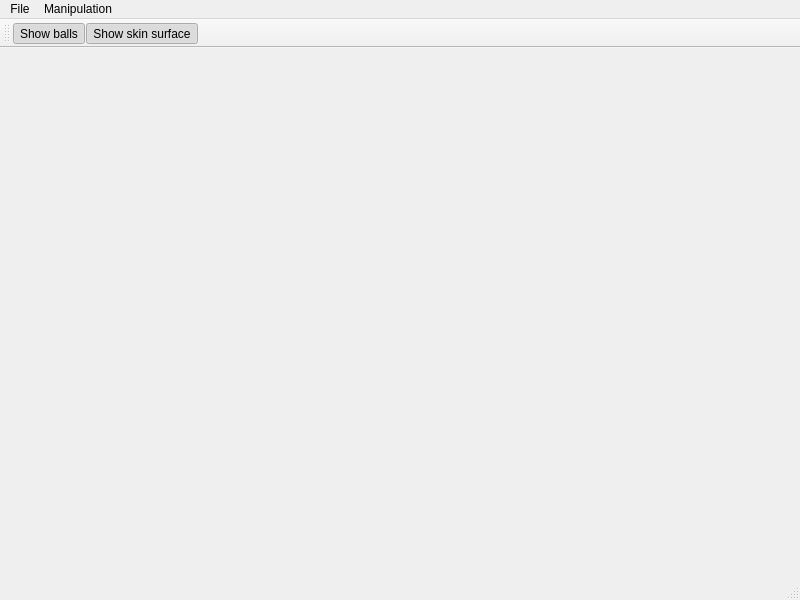
<?xml version="1.0" encoding="UTF-8"?>
<ui version="4.0">
 <class>MainWindow</class>
 <widget class="QMainWindow" name="MainWindow">
  <property name="geometry">
   <rect>
    <x>0</x>
    <y>0</y>
    <width>800</width>
    <height>600</height>
   </rect>
  </property>
  <property name="windowTitle">
   <string>MainWindow</string>
  </property>
  <widget class="OpenSceneGraphWidget" name="osg_main_widget"/>
  <widget class="QMenuBar" name="menubar">
   <property name="geometry">
    <rect>
     <x>0</x>
     <y>0</y>
     <width>800</width>
     <height>25</height>
    </rect>
   </property>
   <widget class="QMenu" name="menuFile">
    <property name="title">
     <string>File</string>
    </property>
    <addaction name="action_New"/>
    <addaction name="action_Open"/>
    <addaction name="separator"/>
    <addaction name="action_Print"/>
    <addaction name="separator"/>
    <addaction name="action_Quit"/>
   </widget>
   <widget class="QMenu" name="menuManipulation">
    <property name="title">
     <string>Manipulation</string>
    </property>
   </widget>
   <addaction name="menuFile"/>
   <addaction name="menuManipulation"/>
  </widget>
  <widget class="QStatusBar" name="statusbar"/>
  <widget class="QToolBar" name="display_toolbar">
   <property name="enabled">
    <bool>true</bool>
   </property>
   <property name="sizePolicy">
    <sizepolicy hsizetype="Preferred" vsizetype="Fixed">
     <horstretch>0</horstretch>
     <verstretch>0</verstretch>
    </sizepolicy>
   </property>
   <property name="windowTitle">
    <string>toolBar</string>
   </property>
   <attribute name="toolBarArea">
    <enum>TopToolBarArea</enum>
   </attribute>
   <attribute name="toolBarBreak">
    <bool>false</bool>
   </attribute>
   <addaction name="actionShow_balls"/>
   <addaction name="actionShow_skin_surface"/>
  </widget>
  <action name="action_Quit">
   <property name="text">
    <string>&amp;Quit</string>
   </property>
   <property name="shortcut">
    <string>Ctrl+Q</string>
   </property>
  </action>
  <action name="action_Open">
   <property name="text">
    <string>&amp;Open</string>
   </property>
   <property name="shortcut">
    <string>Ctrl+O</string>
   </property>
  </action>
  <action name="action_New">
   <property name="text">
    <string>&amp;New</string>
   </property>
   <property name="shortcut">
    <string>Ctrl+N</string>
   </property>
  </action>
  <action name="action_Print">
   <property name="text">
    <string>&amp;Print</string>
   </property>
   <property name="shortcut">
    <string>Ctrl+P</string>
   </property>
  </action>
  <action name="actionShow_balls">
   <property name="checkable">
    <bool>true</bool>
   </property>
   <property name="checked">
    <bool>true</bool>
   </property>
   <property name="text">
    <string>Show balls</string>
   </property>
   <property name="toolTip">
    <string>Show vertices</string>
   </property>
   <property name="shortcut">
    <string>Alt+B</string>
   </property>
  </action>
  <action name="actionShow_skin_surface">
   <property name="checkable">
    <bool>true</bool>
   </property>
   <property name="checked">
    <bool>true</bool>
   </property>
   <property name="text">
    <string>Show skin surface</string>
   </property>
   <property name="shortcut">
    <string>Alt+S</string>
   </property>
  </action>
 </widget>
 <customwidgets>
  <customwidget>
   <class>OpenSceneGraphWidget</class>
   <extends>QWidget</extends>
   <header>qt/open_scene_graph_widget.h</header>
   <container>1</container>
  </customwidget>
 </customwidgets>
 <resources>
  <include location="resource.qrc"/>
 </resources>
 <connections>
  <connection>
   <sender>action_Quit</sender>
   <signal>triggered()</signal>
   <receiver>MainWindow</receiver>
   <slot>close()</slot>
   <hints>
    <hint type="sourcelabel">
     <x>-1</x>
     <y>-1</y>
    </hint>
    <hint type="destinationlabel">
     <x>399</x>
     <y>299</y>
    </hint>
   </hints>
  </connection>
 </connections>
</ui>
